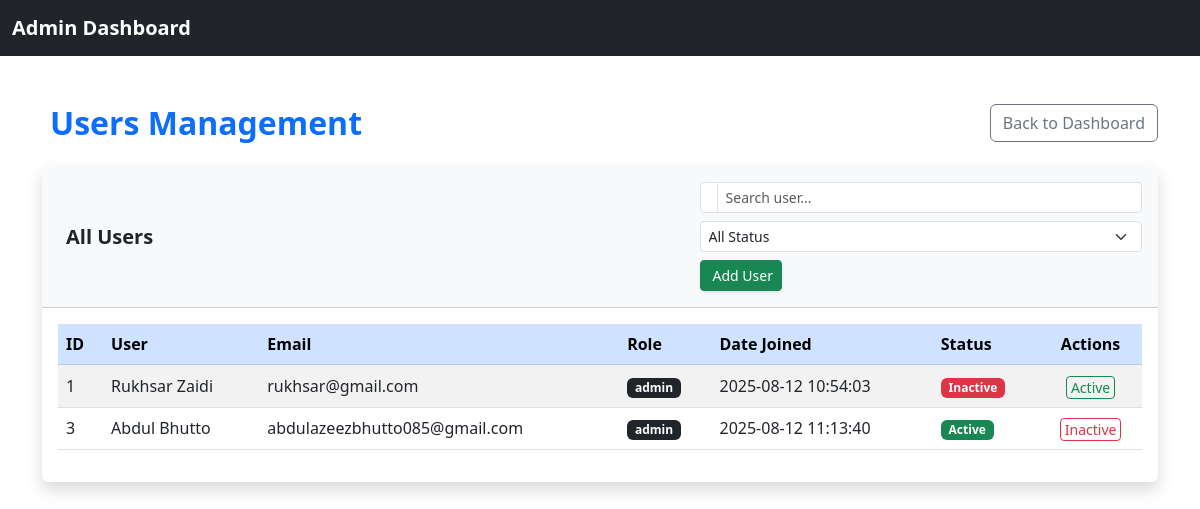
/admin/users.php (signed in), run on an earlier commit of the app's database.
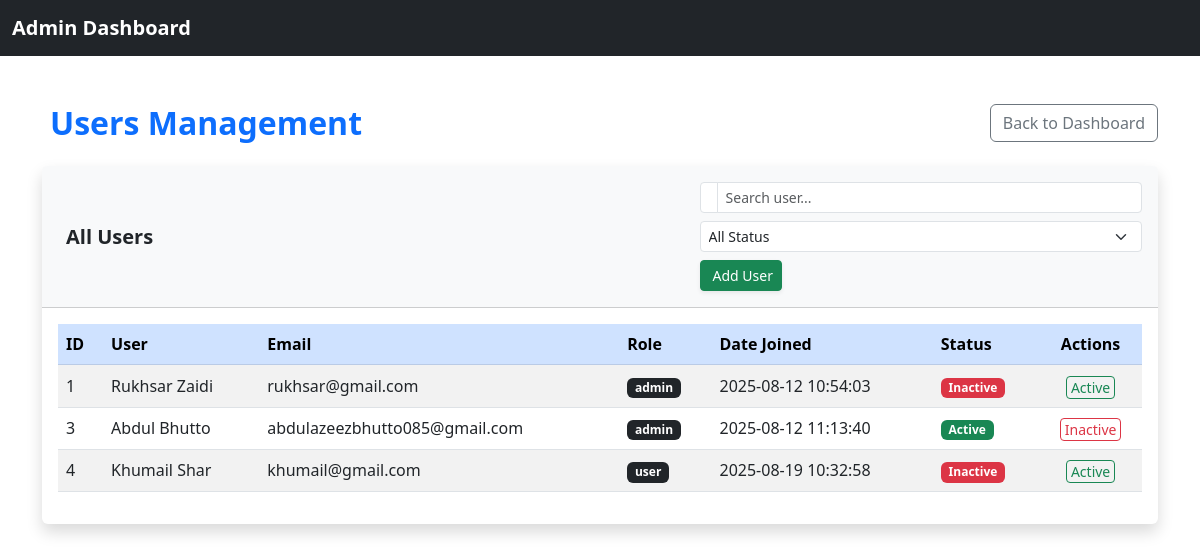
And on a later commit of the database.
### tables this page shows
CREATE TABLE `users` (
  `user_id` int(11) NOT NULL,
  `role_id` int(11) DEFAULT 2,
  `first_name` varchar(100) NOT NULL,
  `middle_name` varchar(250) DEFAULT NULL,
  `last_name` varchar(100) NOT NULL,
  `email` varchar(150) NOT NULL,
  `password_hash` varchar(255) NOT NULL,
  `phone` varchar(20) DEFAULT NULL,
  `address` text DEFAULT NULL,
  `city` varchar(100) DEFAULT NULL,
  `state` varchar(100) DEFAULT NULL,
  `postal_code` varchar(20) DEFAULT NULL,
  `country` varchar(100) DEFAULT NULL,
  `created_at` timestamp NOT NULL DEFAULT current_timestamp(),
  `updated_at` timestamp NOT NULL DEFAULT current_timestamp() ON UPDATE current_timestamp(),
  `status` enum('Active','Inactive') NOT NULL DEFAULT 'Inactive'
);

CREATE TABLE `role` (
  `role_id` int(11) NOT NULL,
  `role_type` enum('admin','user') DEFAULT NULL
);

### require/database_settings.php (called while the page is built)
<?php
        $host_name      = "localhost";
        $user_name      = "root";
        $password       = "";
        $database_name  = "ecommerce";
?>

### require/database_connection.php (called while the page is built, shortened)
<?php
require("database_settings.php");
class database_connection {
    public function __construct($host_name, $user_name, $password, $database_name) {
        $this->host_name = $host_name;
        $this->user_name = $user_name;
        $this->password = $password;
        $this->database_name = $database_name;
        $this->connection = new mysqli($this->host_name, $this->user_name, $this->password, $this->database_name);
    }
}
$connection = new database_connection($host_name, $user_name, $password, $database_name);

### admin/includes/users.php (called while the page is built)
<?php
require("../require/database_connection.php");
class  users{
    public static function get_all_users($connection){
        $query = "SELECT users.*, role.role_type FROM users INNER JOIN role ON users.role_id = role.role_id";
        $result = mysqli_query($connection, $query);
        return $result;
    }
}
$users = users::get_all_users($connection->connection);
?>

### admin/users.php (the view, shortened to what the changed rows need)
<?php
include("includes/admin_configs.php");
include("includes/users.php");
?>
<div class="container my-5">
    <div class="d-flex justify-content-between align-items-center mb-4" data-aos="fade-right">
        <h2 class="mb-0 fw-bold text-primary"><i class="bi bi-people me-2"></i>Users Management</h2>
    </div>
    <div class="card shadow border-0" data-aos="fade-up">
        <div class="card-body table-responsive">
            <table class="table table-hover table-striped align-middle" id="usersTable">
                <thead class="table-primary text-dark">
                    <tr>
                        <th>ID</th>
                        <th>User</th>
                        <th>Email</th>
                        <th>Role</th>
                        <th>Date Joined</th>
                        <th>Status</th>
                        <th class="text-center">Actions</th>
                    </tr>
                </thead>
                <tbody id="users">
                    <?php
                    if (mysqli_num_rows($users) > 0) {
                        while ($row = mysqli_fetch_assoc($users)) {
                            ?>
                            <tr>
                                <td><?php echo $row['user_id']; ?></td>
                                <td><?php echo $row['first_name'] . " " . $row['last_name']; ?></td>
                                <td><?php echo $row['email']; ?></td>
                                <td><span class="badge bg-dark"><?php echo $row['role_type']; ?></span></td>
                                <td><?php echo $row['created_at']; ?></td>
                                <td>
                                    <?php if ($row['status'] === "Active") { ?>
                                        <span class="badge bg-success">Active</span>
                                    <?php } else { ?>
                                        <span class="badge bg-danger">Inactive</span>
                                    <?php } ?>
                                </td>
                                <td class="text-center">
                                    <?php if ($row['status'] === "Active") { ?>
                                        <button onclick="setInactive(<?php echo $row['user_id']; ?>)"
                                            class="btn btn-outline-danger btn-sm py-0 px-1">
                                            <i class="bi bi-x-circle"></i> Inactive
                                        </button>
                                    <?php } else { ?>
                                        <button onclick="setActive(<?php echo $row['user_id']; ?>)"
                                            class="btn btn-outline-success btn-sm py-0 px-1">
                                            <i class="bi bi-check-circle"></i> Active
                                        </button>
                                    <?php } ?>
                                </td>
                            </tr>
                            <?php
                        }
                    } else {
                        echo '<tr><td colspan="7" class="text-center text-muted">No users found</td></tr>';
                    }
                    ?>
                </tbody>
            </table>
        </div>
    </div>
</div>

What changed in the data, as far as the page shows it:
added users: user_id "4", first_name "Khumail", last_name "Shar", email "khumail@gmail.com", role.role_type "user", created_at "2025-08-19 10:32:58", status "Inactive"
